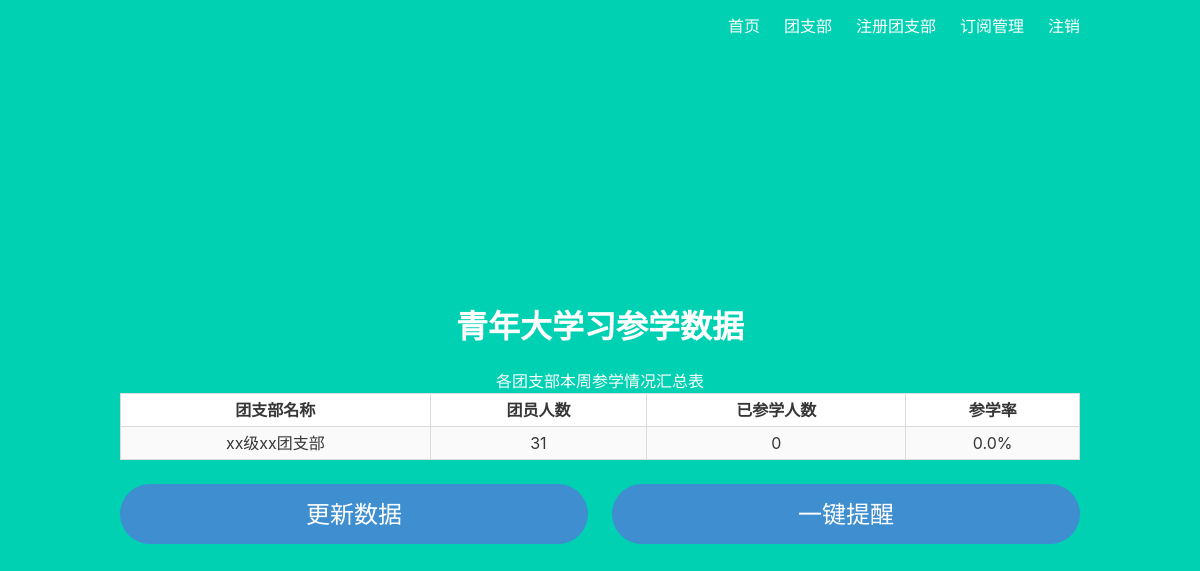
The page /admin/members (signed in) on the database as committed earlier.
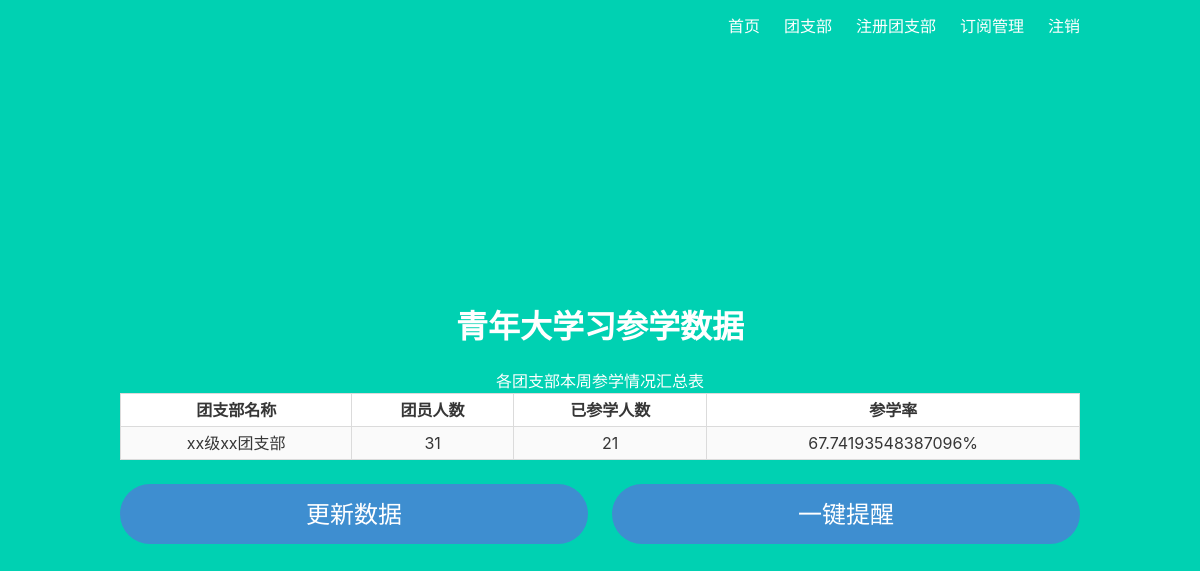
The same page on the database as committed later.
### models.py (models this page shows, shortened)
class YouthLeagueBranch(db.Model):
    __tablename__ = 'youth_league_branch'
    id = db.Column(db.Integer, primary_key=True)
    users = db.relationship('User', backref='youth_league_branch', lazy=True)
    real_name = db.Column(db.String(20), unique=True, nullable=False)
    email_address = db.Column(db.String(100), unique=True, nullable=False)
    phone_number = db.Column(db.String(11), unique=True, nullable=False)
    password_hash = db.Column(db.String(256), nullable=False)
    num_finished = db.Column(db.Integer, default=0, nullable=False)
    updated_at = db.Column(db.DateTime(timezone=False), default=datetime.datetime.utcnow(), onupdate=datetime.datetime.utcnow())
    tags = db.relationship('Subscription', secondary=subscriptions2, lazy='subquery', backref=db.backref('branches', lazy=True))
    role_id = db.Column(db.Integer, db.ForeignKey('role.id'), nullable=False)
    admin_id = db.Column(db.Integer, db.ForeignKey('system_admin.id'), nullable=False)
    login_link = db.Column(db.String(400), default=config.login_link)
    data_link = db.Column(db.String(400), default=config.data_link)

### admin.py (the view)
@admin_bp.route('/admin/members')
@admin_required
def members():
    return render_template('admin/members.html', branches=get_branches())

### admin.py (called while the page is built)
def get_branches():
    return SystemAdmin.query.filter_by(id=int(session['admin_id'])).first().youth_league_branches

### auth.py (called while the page is built)
def admin_required(view):
    @functools.wraps(view)
    def wrapped_view(**kwargs):
        if 'admin_id' not in session.keys() or session['admin_id'] is None or 'role_id' not in session.keys() or session['role_id'] != 3:
            return render_template('error.html', error='没有权限操作',
                                   info='当前账号没有系统管理员权限'), 404
        return view(**kwargs)
    return wrapped_view

### templates/admin/members.html (shortened to what this page needs)
{% extends 'base.html' %}
{% block content %}
    <h1 class="title">
    青年大学习参学数据
    </h1>
    <table class="table is-bordered is-striped is-narrow is-hoverable is-fullwidth">
        <tbody>
        <tr>
            {% for col in ['团支部名称', '团员人数', '已参学人数', '参学率'] %}
                <th>{{ col }}</th>
            {% endfor %}
        </tr>
        {% for branch in branches %}
            {% set dev = namespace(value=0) %}
            {% for user in branch.users %}
                {% set dev.value = dev.value + 1 %}
            {% endfor %}
            <tr>
                <td><a href="#">{{ branch.real_name }}</a></td>
                <td>{{ dev.value }}</td>
                <td>{{ branch.num_finished }}</td>
                <td>
                    {% if dev.value != 0 %}
                        {{ "{}%".format(branch.num_finished / dev.value * 100) }}
                    {% else %}
                        -
                    {% endif %}
                </td>
            </tr>
        {% endfor %}
        </tbody>
    </table>
    <div class="columns">
        <div class="column">
            <a href="{{ url_for('admin.update') }}" class="button is-rounded is-info is-large column">更新数据</a>
        </div>
        <div class="column">
            <a href="{{ url_for('admin.notify') }}" class="button is-rounded is-info is-large column">一键提醒</a>
        </div>
    </div>
{% endblock %}

Rows that differ between the two databases and show on the page:
changed YouthLeagueBranch "xx级xx团支部": num_finished "0" → "21"; branch.num_finished/dev.value*100 "0.0%" → "67.74193548387096%"
